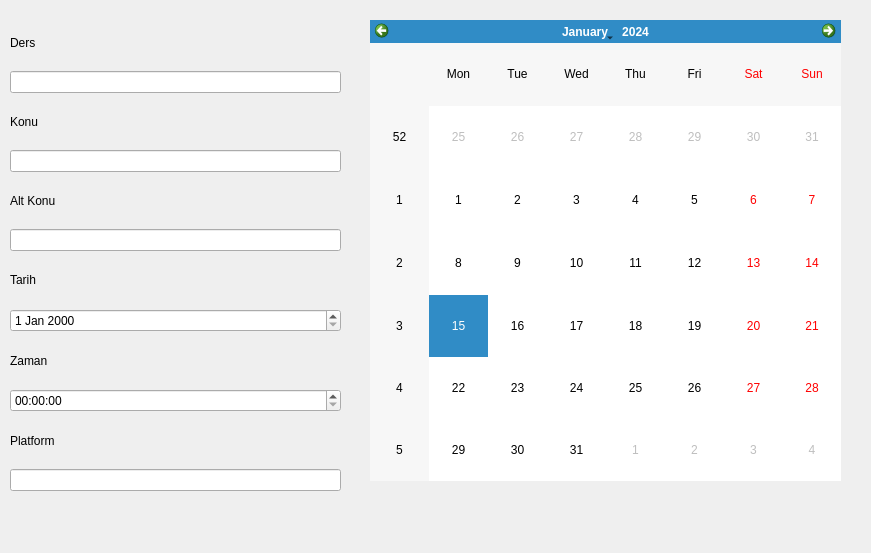
<?xml version="1.0" encoding="UTF-8"?>
<ui version="4.0">
 <class>Dialog</class>
 <widget class="QDialog" name="Dialog">
  <property name="geometry">
   <rect>
    <x>0</x>
    <y>0</y>
    <width>871</width>
    <height>553</height>
   </rect>
  </property>
  <property name="windowTitle">
   <string>Dialog</string>
  </property>
  <widget class="QWidget" name="verticalLayoutWidget">
   <property name="geometry">
    <rect>
     <x>10</x>
     <y>20</y>
     <width>331</width>
     <height>471</height>
    </rect>
   </property>
   <layout class="QVBoxLayout" name="verticalLayout">
    <item>
     <widget class="QLabel" name="label_3">
      <property name="text">
       <string>Ders</string>
      </property>
     </widget>
    </item>
    <item>
     <widget class="QLineEdit" name="lineEdit"/>
    </item>
    <item>
     <widget class="QLabel" name="label_2">
      <property name="text">
       <string>Konu</string>
      </property>
     </widget>
    </item>
    <item>
     <widget class="QLineEdit" name="lineEdit_2"/>
    </item>
    <item>
     <widget class="QLabel" name="label_4">
      <property name="text">
       <string>Alt Konu</string>
      </property>
     </widget>
    </item>
    <item>
     <widget class="QLineEdit" name="lineEdit_3"/>
    </item>
    <item>
     <widget class="QLabel" name="label_5">
      <property name="text">
       <string>Tarih</string>
      </property>
     </widget>
    </item>
    <item>
     <widget class="QDateEdit" name="dateEdit"/>
    </item>
    <item>
     <widget class="QLabel" name="label">
      <property name="text">
       <string>Zaman</string>
      </property>
     </widget>
    </item>
    <item>
     <widget class="QTimeEdit" name="timeEdit"/>
    </item>
    <item>
     <widget class="QLabel" name="label_6">
      <property name="text">
       <string>Platform</string>
      </property>
     </widget>
    </item>
    <item>
     <widget class="QLineEdit" name="lineEdit_4"/>
    </item>
   </layout>
  </widget>
  <widget class="QCalendarWidget" name="calendarWidget">
   <property name="geometry">
    <rect>
     <x>370</x>
     <y>20</y>
     <width>471</width>
     <height>461</height>
    </rect>
   </property>
  </widget>
 </widget>
 <resources/>
 <connections/>
</ui>
